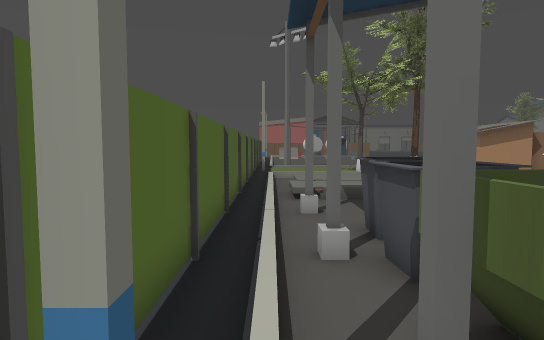
View 1 (above)

19 first-person views from a walk through a 3-D level made in the Godot game engine. The camera is 1.3 m above the floor, tilts 4° down and sees 75° across. The floor is counted in squares, 1 m on a side. Each view is taken from the middle of a square. On the plan, view 1 faces up. The plan holds only what a view shows up to about 15 squares ahead; the rest is blank. The place goes on beyond the plan.

View 2
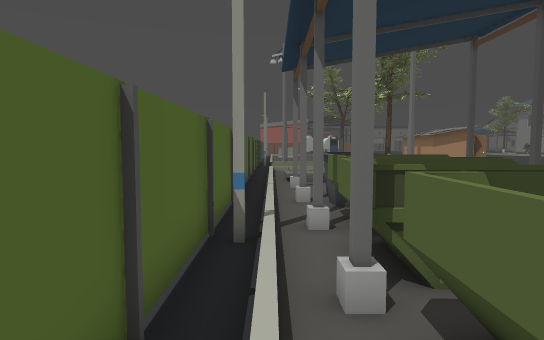

View 3
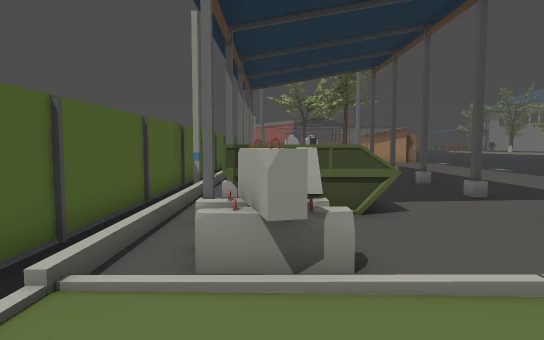

View 4
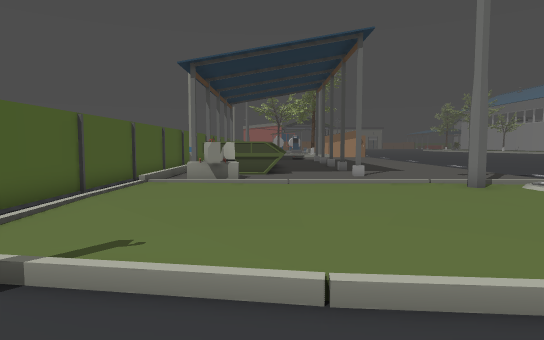

View 5
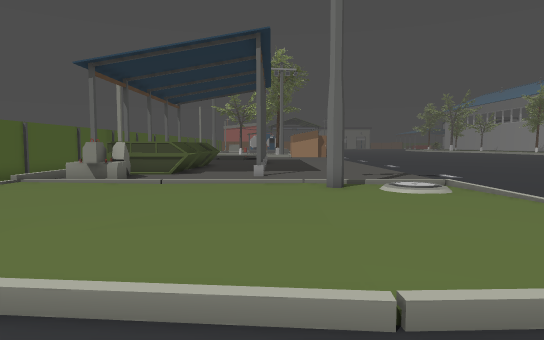

View 6
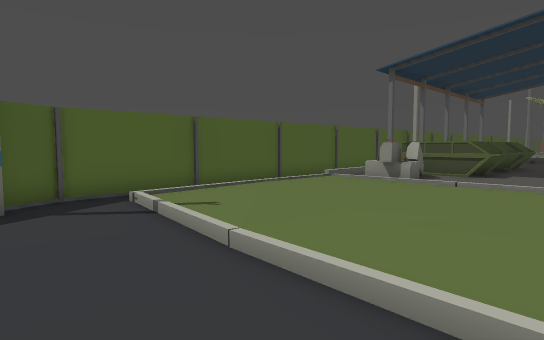

View 7
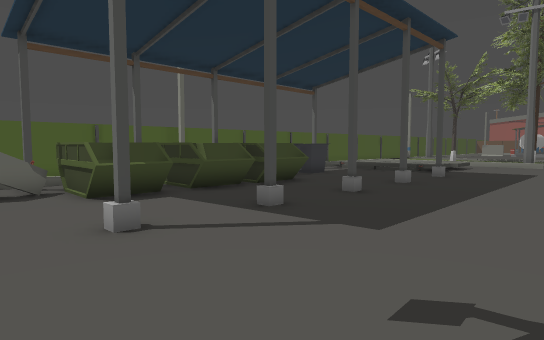

View 8
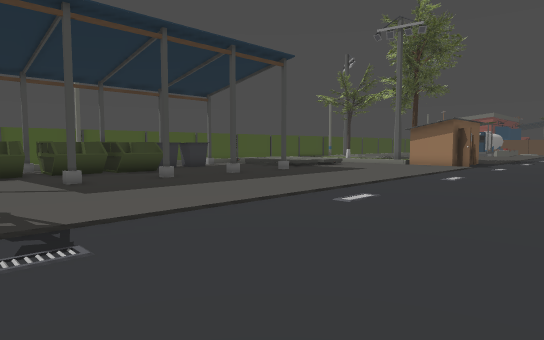

View 9
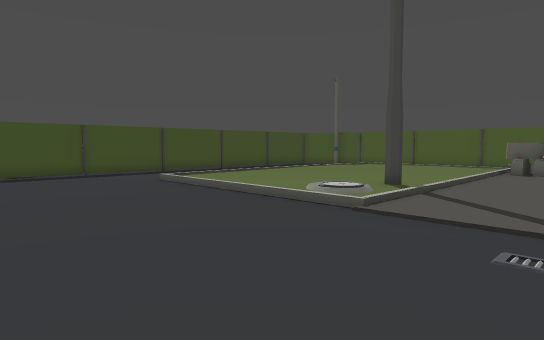

View 10
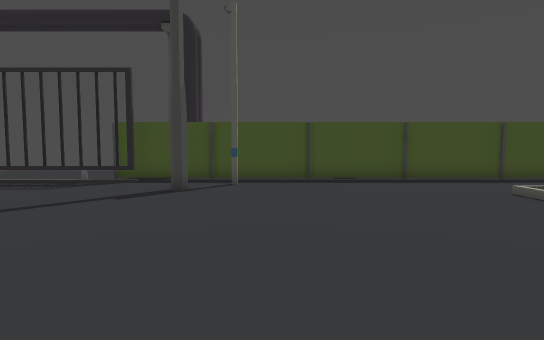

View 11
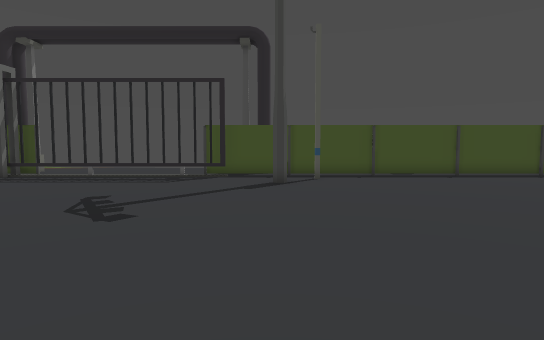

View 12
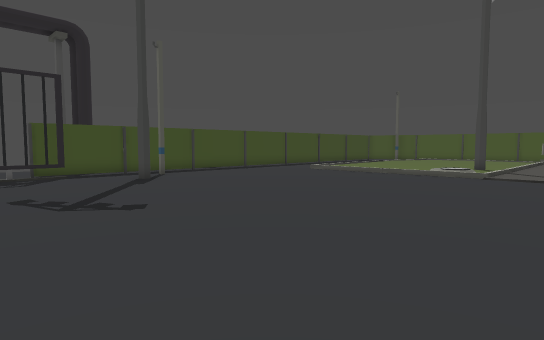

View 13
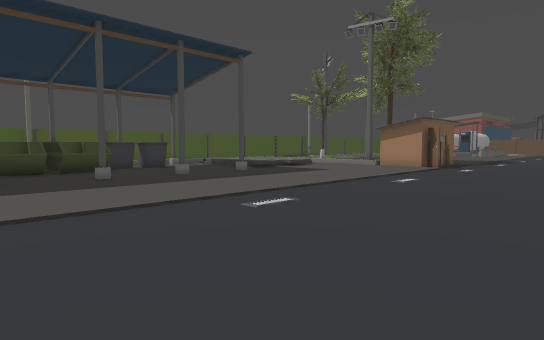

View 14
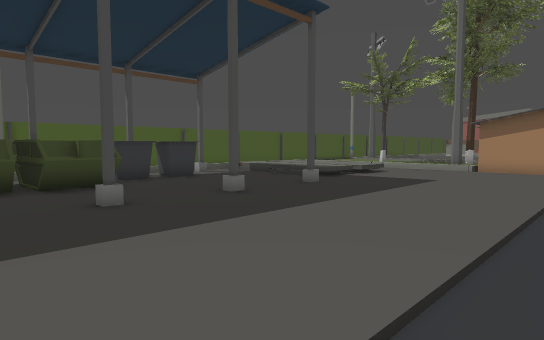

View 15
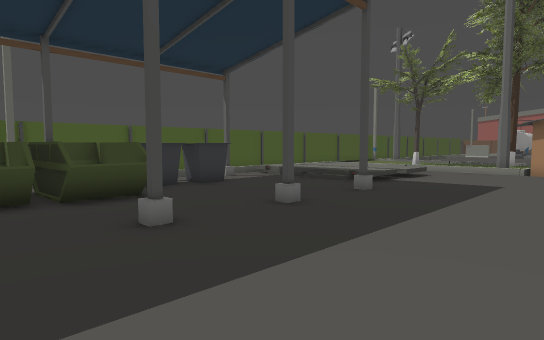

View 16
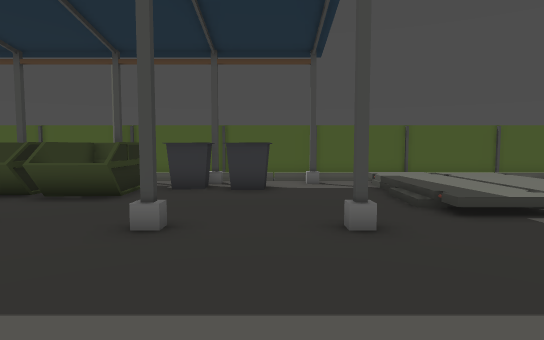

View 17
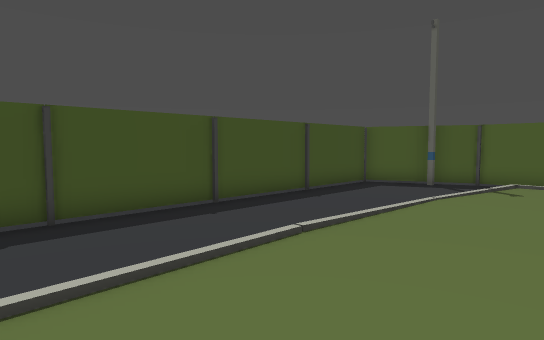

View 18
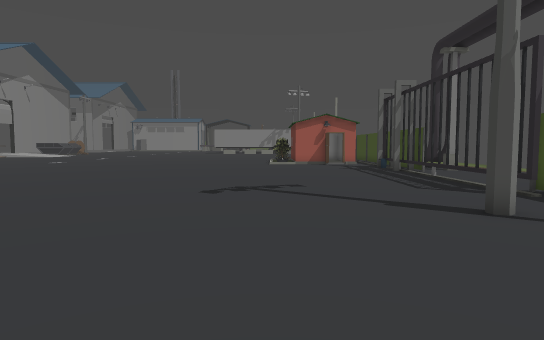

View 19
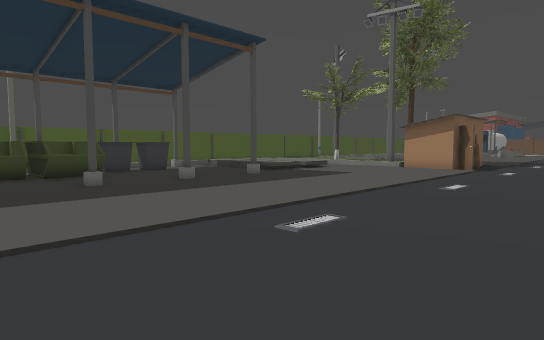

### Floor plan
Key: @ floor where view 1 was taken; # wall or solid block; . main floor; : floor 0.25 m higher than the main floor; / step, stairs or slope; = window, fence, low wall or low ledge; ^ raised ledge.
Columns run from 1 left of view 1 to 31 right of it. Each row starts with its distance up from view 1.
 14 #//:::  /............
 13 #//:::::/............
 12 #/:::::/.............
 11 #/::::::.............
 10 #/...//..............
  9 #/...................
  8 #/#.....#.............
  7 #/.##.................
  6 #/.##.................
  5 #/###....#............
  4 #/.##.................
  3 #/.###=...............
  2 #/#=.==.#.............
  1 #/.###.................
  0 #@=..=.................
 -1 #/####................
 -2 #/####..#.............         ..
 -3 #/#  =............... .       ...
 -4 #/####................    .......
 -5 #/#^....#........................
 -6 #//^.............................
 -7 #/=^=............................
 -8 #/......../////..................
 -9 #/.........#//...................
-10 #/...........:...................
-11 #/...............................
-12 #/...............................
-13 #/...............................
-14 #/...............................
-15 #/...............................
-16 #..///...........................
-17 #.......................#........
-18 ##...............................
-19  #...............................
-20  ###############################
-21                             ....

Where each view was taken, in squares from view 1:
view 1: 0 up, 0 right, facing up
view 2: 5 down, 0 right, facing up
view 3: 11 down, 2 right, facing up
view 4: 19 down, 4 right, facing up
view 5: 19 down, 8 right, facing up
view 6: 19 down, 8 right, facing up-left
view 7: 7 down, 13 right, facing up-left
view 8: 5 down, 20 right, facing up-left
view 9: 4 down, 20 right, facing down-left
view 10: 7 down, 20 right, facing down
view 11: 5 down, 23 right, facing down
view 12: 4 down, 29 right, facing down-left
view 13: 3 down, 21 right, facing up-left
view 14: 1 down, 15 right, facing up-left
view 15: 1 down, 13 right, facing up-left
view 16: 7 up, 13 right, facing left
view 17: 13 down, 13 right, facing down-left
view 18: 13 down, 16 right, facing right
view 19: 2 down, 19 right, facing up-left
